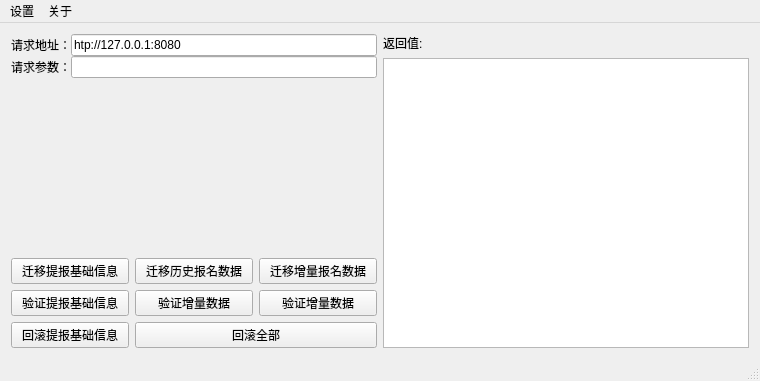
<?xml version="1.0" encoding="UTF-8"?>
<ui version="4.0">
 <class>MainWindow</class>
 <widget class="QMainWindow" name="MainWindow">
  <property name="geometry">
   <rect>
    <x>0</x>
    <y>0</y>
    <width>760</width>
    <height>381</height>
   </rect>
  </property>
  <property name="windowTitle">
   <string>小马数据迁移系统</string>
  </property>
  <widget class="QWidget" name="centralWidget">
   <property name="enabled">
    <bool>true</bool>
   </property>
   <layout class="QGridLayout" name="gridLayout_5">
    <item row="0" column="0">
     <layout class="QGridLayout" name="gridLayout_2">
      <property name="spacing">
       <number>0</number>
      </property>
      <item row="0" column="0">
       <widget class="QLabel" name="label">
        <property name="text">
         <string>请求地址：</string>
        </property>
       </widget>
      </item>
      <item row="1" column="0">
       <widget class="QLabel" name="label_2">
        <property name="text">
         <string>请求参数：</string>
        </property>
       </widget>
      </item>
      <item row="0" column="1">
       <widget class="QLineEdit" name="txt_servier_url">
        <property name="text">
         <string>htp://127.0.0.1:8080</string>
        </property>
       </widget>
      </item>
      <item row="1" column="1">
       <widget class="QLineEdit" name="txt_request_params"/>
      </item>
     </layout>
    </item>
    <item row="0" column="1" rowspan="3">
     <layout class="QGridLayout" name="gridLayout_4">
      <item row="0" column="0">
       <widget class="QLabel" name="label_3">
        <property name="text">
         <string>返回值:</string>
        </property>
       </widget>
      </item>
      <item row="1" column="0">
       <widget class="QTextEdit" name="txt_result"/>
      </item>
     </layout>
    </item>
    <item row="1" column="0">
     <layout class="QGridLayout" name="gridLayout_3">
      <property name="topMargin">
       <number>30</number>
      </property>
      <property name="bottomMargin">
       <number>30</number>
      </property>
      <item row="0" column="0">
       <widget class="QRoundProgressBar" name="round_progress_bar_plan_info" native="true"/>
      </item>
      <item row="0" column="1">
       <widget class="QRoundProgressBar" name="round_progress_bar_reg_history" native="true"/>
      </item>
      <item row="0" column="2">
       <widget class="QRoundProgressBar" name="round_progress_bar_reg_increment" native="true"/>
      </item>
     </layout>
    </item>
    <item row="2" column="0">
     <layout class="QGridLayout" name="gridLayout">
      <property name="topMargin">
       <number>0</number>
      </property>
      <property name="bottomMargin">
       <number>0</number>
      </property>
      <item row="0" column="1">
       <widget class="QPushButton" name="btn_tranfser_plan_reg_history">
        <property name="text">
         <string>迁移历史报名数据</string>
        </property>
       </widget>
      </item>
      <item row="2" column="0">
       <widget class="QPushButton" name="btn_rollback_plan_info">
        <property name="text">
         <string>回滚提报基础信息</string>
        </property>
       </widget>
      </item>
      <item row="1" column="0">
       <widget class="QPushButton" name="btn_verify_plan_info">
        <property name="text">
         <string>验证提报基础信息</string>
        </property>
       </widget>
      </item>
      <item row="0" column="2">
       <widget class="QPushButton" name="btn_tranfser_plan_reg_increment">
        <property name="text">
         <string>迁移增量报名数据</string>
        </property>
       </widget>
      </item>
      <item row="2" column="1" colspan="2">
       <widget class="QPushButton" name="btn_rollback_plan_reg">
        <property name="text">
         <string>回滚全部</string>
        </property>
       </widget>
      </item>
      <item row="1" column="2">
       <widget class="QPushButton" name="btn_verify_plan_reg_increment">
        <property name="text">
         <string>验证增量数据</string>
        </property>
       </widget>
      </item>
      <item row="1" column="1">
       <widget class="QPushButton" name="btn_verify_plan_reg_history">
        <property name="text">
         <string>验证增量数据</string>
        </property>
       </widget>
      </item>
      <item row="0" column="0">
       <widget class="QPushButton" name="btn_transfer_plan_info">
        <property name="text">
         <string>迁移提报基础信息</string>
        </property>
       </widget>
      </item>
     </layout>
    </item>
   </layout>
  </widget>
  <widget class="QMenuBar" name="menuBar">
   <property name="geometry">
    <rect>
     <x>0</x>
     <y>0</y>
     <width>760</width>
     <height>22</height>
    </rect>
   </property>
   <widget class="QMenu" name="menu">
    <property name="title">
     <string>设置</string>
    </property>
    <addaction name="action"/>
    <addaction name="action_2"/>
   </widget>
   <widget class="QMenu" name="menu_2">
    <property name="title">
     <string>关于</string>
    </property>
   </widget>
   <addaction name="menu"/>
   <addaction name="menu_2"/>
  </widget>
  <widget class="QStatusBar" name="statusBar"/>
  <action name="action">
   <property name="text">
    <string>远程设置</string>
   </property>
  </action>
  <action name="action_2">
   <property name="text">
    <string>导入导出</string>
   </property>
  </action>
 </widget>
 <layoutdefault spacing="6" margin="11"/>
 <customwidgets>
  <customwidget>
   <class>QRoundProgressBar</class>
   <extends>QWidget</extends>
   <header>control/qroundprogressbar.h</header>
   <container>1</container>
  </customwidget>
 </customwidgets>
 <resources/>
 <connections/>
</ui>
